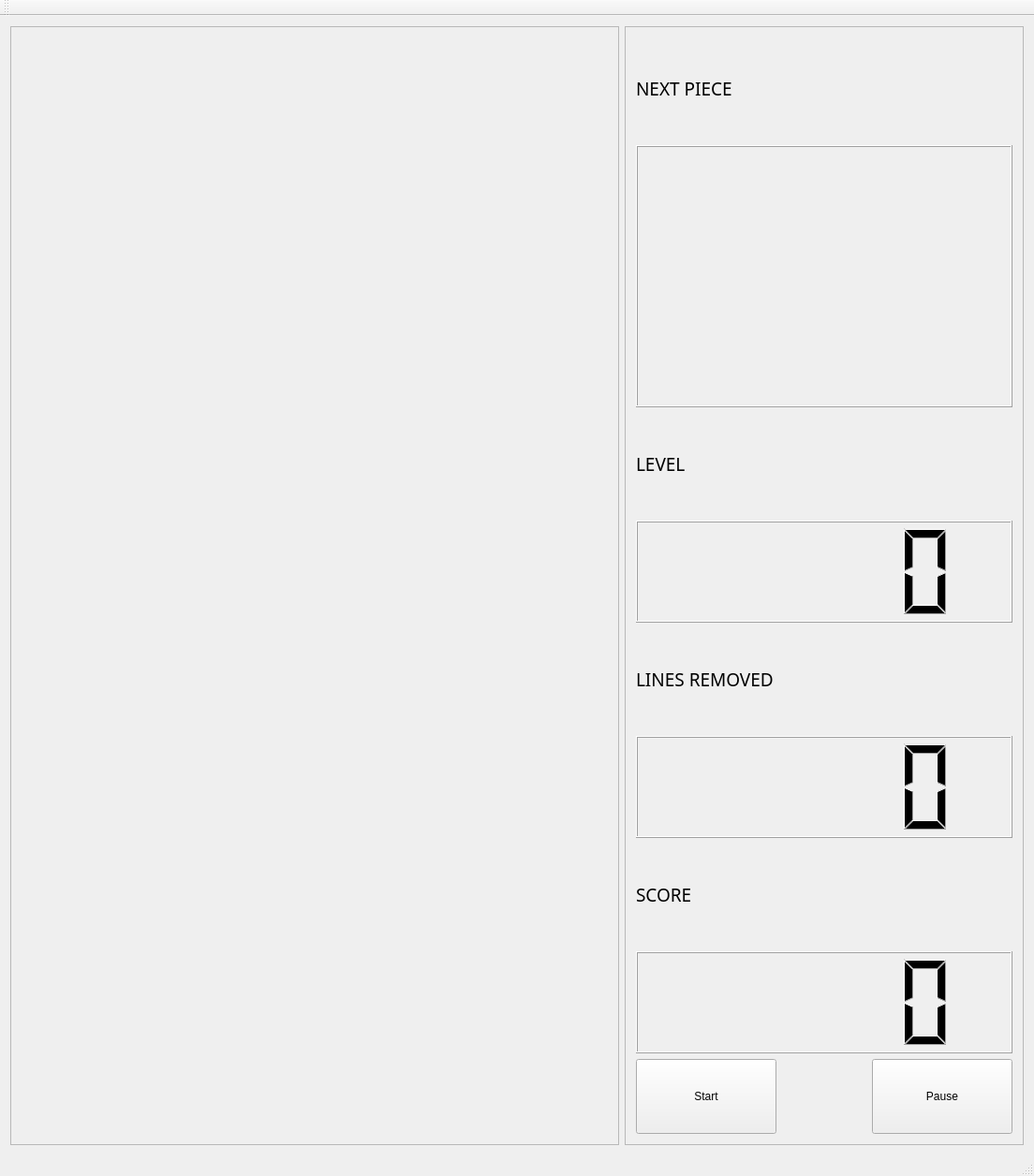
<?xml version="1.0" encoding="UTF-8"?>
<ui version="4.0">
 <class>TetrixWindowClass</class>
 <widget class="QMainWindow" name="TetrixWindowClass">
  <property name="geometry">
   <rect>
    <x>0</x>
    <y>0</y>
    <width>1104</width>
    <height>1256</height>
   </rect>
  </property>
  <property name="windowTitle">
   <string>TetrixWindow</string>
  </property>
  <widget class="QWidget" name="centralWidget">
   <layout class="QHBoxLayout" name="horizontalLayout">
    <item>
     <widget class="QFrame" name="boardFrame">
      <property name="minimumSize">
       <size>
        <width>650</width>
        <height>900</height>
       </size>
      </property>
      <property name="frameShape">
       <enum>QFrame::StyledPanel</enum>
      </property>
      <property name="frameShadow">
       <enum>QFrame::Raised</enum>
      </property>
     </widget>
    </item>
    <item>
     <widget class="QFrame" name="otherFrame">
      <property name="frameShape">
       <enum>QFrame::StyledPanel</enum>
      </property>
      <property name="frameShadow">
       <enum>QFrame::Raised</enum>
      </property>
      <layout class="QVBoxLayout" name="verticalLayout">
       <item>
        <widget class="QLabel" name="label_4">
         <property name="font">
          <font>
           <family>Adobe 宋体 Std L</family>
           <pointsize>14</pointsize>
          </font>
         </property>
         <property name="text">
          <string>NEXT PIECE</string>
         </property>
        </widget>
       </item>
       <item>
        <widget class="QLabel" name="nextPieceLabel">
         <property name="minimumSize">
          <size>
           <width>280</width>
           <height>280</height>
          </size>
         </property>
         <property name="frameShape">
          <enum>QFrame::Box</enum>
         </property>
         <property name="frameShadow">
          <enum>QFrame::Raised</enum>
         </property>
         <property name="text">
          <string/>
         </property>
         <property name="alignment">
          <set>Qt::AlignCenter</set>
         </property>
        </widget>
       </item>
       <item>
        <widget class="QLabel" name="label_2">
         <property name="font">
          <font>
           <family>Adobe 宋体 Std L</family>
           <pointsize>14</pointsize>
          </font>
         </property>
         <property name="text">
          <string>LEVEL</string>
         </property>
        </widget>
       </item>
       <item>
        <widget class="QLCDNumber" name="levelNumber"/>
       </item>
       <item>
        <widget class="QLabel" name="label">
         <property name="font">
          <font>
           <family>Adobe 宋体 Std L</family>
           <pointsize>14</pointsize>
          </font>
         </property>
         <property name="text">
          <string>LINES REMOVED</string>
         </property>
        </widget>
       </item>
       <item>
        <widget class="QLCDNumber" name="lineNumber"/>
       </item>
       <item>
        <widget class="QLabel" name="label_3">
         <property name="font">
          <font>
           <family>Adobe 宋体 Std L</family>
           <pointsize>14</pointsize>
          </font>
         </property>
         <property name="text">
          <string>SCORE</string>
         </property>
        </widget>
       </item>
       <item>
        <widget class="QLCDNumber" name="scoreNumber"/>
       </item>
       <item>
        <layout class="QHBoxLayout" name="horizontalLayout_2">
         <item>
          <widget class="QPushButton" name="startButton">
           <property name="minimumSize">
            <size>
             <width>150</width>
             <height>80</height>
            </size>
           </property>
           <property name="text">
            <string>Start</string>
           </property>
          </widget>
         </item>
         <item>
          <spacer name="horizontalSpacer">
           <property name="orientation">
            <enum>Qt::Horizontal</enum>
           </property>
           <property name="sizeHint" stdset="0">
            <size>
             <width>40</width>
             <height>20</height>
            </size>
           </property>
          </spacer>
         </item>
         <item>
          <widget class="QPushButton" name="pauseButton">
           <property name="minimumSize">
            <size>
             <width>150</width>
             <height>80</height>
            </size>
           </property>
           <property name="text">
            <string>Pause</string>
           </property>
          </widget>
         </item>
        </layout>
       </item>
      </layout>
     </widget>
    </item>
   </layout>
  </widget>
  <widget class="QMenuBar" name="menuBar">
   <property name="geometry">
    <rect>
     <x>0</x>
     <y>0</y>
     <width>1104</width>
     <height>26</height>
    </rect>
   </property>
  </widget>
  <widget class="QToolBar" name="mainToolBar">
   <attribute name="toolBarArea">
    <enum>TopToolBarArea</enum>
   </attribute>
   <attribute name="toolBarBreak">
    <bool>false</bool>
   </attribute>
  </widget>
  <widget class="QStatusBar" name="statusBar"/>
 </widget>
 <layoutdefault spacing="6" margin="11"/>
 <resources>
  <include location="TetrixWindow.qrc"/>
 </resources>
 <connections/>
</ui>
